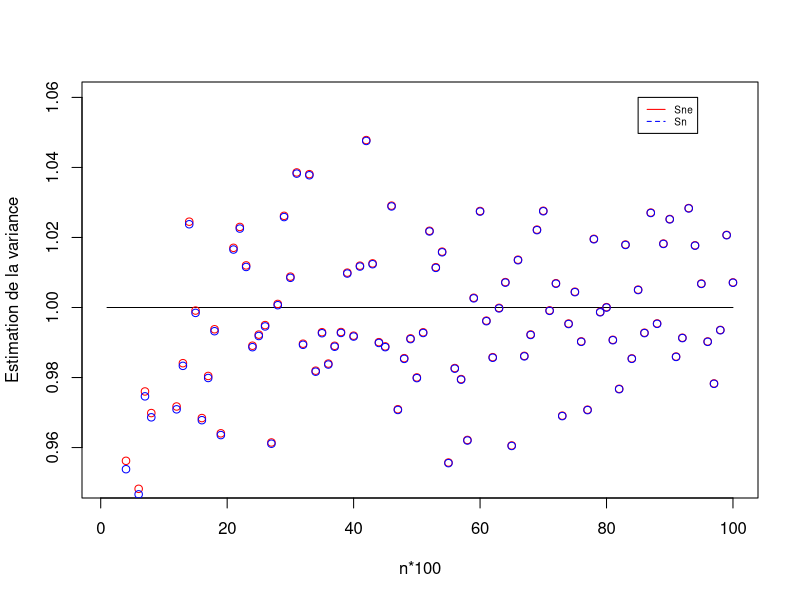

Source code (R):
Sne = rep(0,100)
Sn = rep(0,100)
for(n in seq(100,10000,100))
{
  X = rnorm(n,0,1)
  Sne[n/100] = sd(X)^2
  Sn[n/100] = ((n-1)/n)*Sne[n/100] 
}

plot(seq(1,100),rep(1,100),type="l",xlab="n*100",ylab="Estimation de la variance"
     ,ylim=c(0.95,1.06))
points(seq(1,100),Sne,col="red")
points(seq(1,100),Sn,col="blue")

legend(85,1.06,legend=c("Sne","Sn"),col=c("red","blue"),cex=0.6,lty=1:2)
